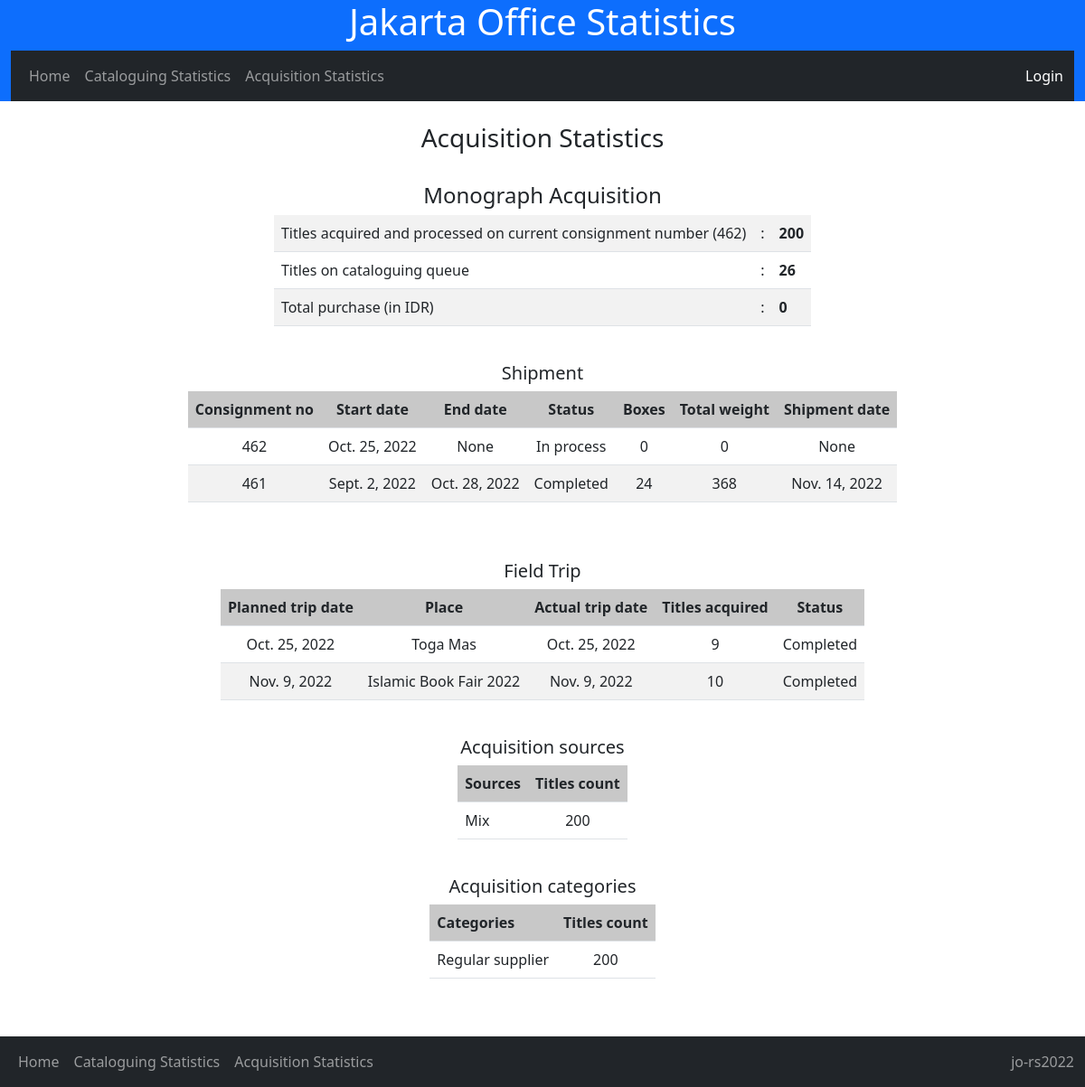
Page /acq_stat/ on the committed database.
### nlajkt_cat_stat/models.py (models this page shows, shortened)
class Consignment(models.Model):
    consign_no = models.IntegerField()
    start_date = models.DateField()
    end_date = models.DateField(blank=True, null=True)
    status = models.CharField(max_length=50, choices=[
        ('Started','Started'),
        ('In process','In process'),
        ('Completed','Completed'),
        ], default='In process')
    box_count = models.IntegerField(default=0)
    total_weight = models.IntegerField(default=0)
    shipment_date = models.DateField(blank=True, null=True)

class Field_trip(models.Model):
    planned_date = models.DateField()
    place = models.ForeignKey(Trip_place, on_delete=models.CASCADE)
    visit_date = models.DateField(blank=True, null=True)
    titles_acquired = models.IntegerField(default=0)
    status = models.CharField(max_length = 100, choices=[
        ('Scheduled','Scheduled'),
        ('Completed','Completed'),
        ('Postponed','Postponed'),
        ('Canceled','Canceled')
    ], default='Scheduled')

class Trip_place(models.Model):
    place_name = models.CharField(max_length = 100)
    address = models.CharField(max_length = 200)
    phone = models.CharField(max_length=50, blank=True, null=True)
    contact_person = models.CharField(max_length=50, blank=True, null=True)
    category = models.CharField(max_length=100, choices=[
        ('Government office','Government office'),
        ('NGO office','NGO office'),
        ('Book fair','Book fair'),
        ('Book store','Book store'),
        ('Personal','Personal'),
        ('Others','Others')
    ],)
    def __str__(self):
        return self.place_name

class Book_source(models.Model):
    name = models.CharField(max_length=100)
    category = models.CharField(max_length=100, choices=[
        ('Regular supplier','Regular supplier'),
        ('Book store','Book store'),
        ('Field trip','Field trip'),
        ('Gift/Exchange','Gift/Exchange')
    ],)

### nlajkt_cat_stat/views.py (the view)
# urls.py: path('acq_stat/', views.acq_stat, name='acq_stat'),
def acq_stat(request):
    acq = Acquisition.objects.all()
    cons = Consignment.objects.all().order_by('-consign_no')
    ftrip = Field_trip.objects.all()
    curcons = Consignment.objects.aggregate(Max('consign_no')).get('consign_no__max')
    catcons = Catalogues.objects.filter(consignment_no = curcons).count()
    total_proc = Acquisition.objects.aggregate(Sum('titles_proc')).get('titles_proc__sum')
    total_expense = Acquisition.objects.aggregate(Sum('value')).get('value__sum')
    bookcount = Catalogues.objects.all().count()
    uncat = total_proc - catcons
    vendor_count = Acquisition.objects.values('vendor__name').annotate(vendorcount=Sum('titles_proc'))
    vendor_cat = Acquisition.objects.values('vendor__category').annotate(vendorcount=Sum('titles_proc'))
    context = {
        'acq' : acq,
        'curcons' : curcons,
        'total_proc' : total_proc,
        'bookcount' : bookcount,
        'vendor_count' : vendor_count,
        'vendor_cat' : vendor_cat,
        'total_expense' : total_expense,
        'cons' : cons,
        'uncat' : uncat,
        'ftrip' : ftrip
    }
    template = loader.get_template('acq_stat.html')
    return HttpResponse(template.render(context, request))

### nlajkt_cat_stat/templates/acq_stat.html
{% extends 'base.html' %}
{% block block1 %}
{% load humanize %}
<br>
<center>
<b><h3>Acquisition Statistics</h3></b>
<br>
<h4>Monograph Acquisition</h4>
<table style="width: auto;" class="table table-striped">
    <tr>
        <td>Titles acquired and processed on current consignment number ({{ curcons }})</td><td>:</td><td><b>{{ total_proc }}</b></td>
    </tr>
    <tr>
        <td>Titles on cataloguing queue </td><td>:</td><td><b> {{ uncat }} </b></td>
    </tr>
    <tr>
    <td>Total purchase (in IDR)</td><td>:</td><td><b> {{ total_expense|intcomma }} </b></td>
    </tr>
</table>
<br>
<h5>Shipment</h5>
<table style="width: auto;" class="table table-striped">
    <tr bgcolor='lightgrey'>
        <td align="center"><b>Consignment no</b></td>
        <td align="center"><b>Start date</b></td>
        <td align="center"><b>End date</b></td>
        <td align="center"><b>Status</b></td>
        <td align="center"><b>Boxes</b></td>
        <td align="center"><b>Total weight</b></td>
        <td align="center"><b>Shipment date</b></td>
    </tr>
    {% for x in cons %}
    <tr>
        <td align="center">{{ x.consign_no }}</td>
        <td align="center">{{ x.start_date }}</td>
        <td align="center">{{ x.end_date }}</td>
        <td align="center">{{ x.status }}</td>
        <td align="center">{{ x.box_count }}</td>
        <td align="center">{{ x.total_weight }}</td>
        <td align="center">{{ x.shipment_date }}</td>
    </tr>
    {% endfor %}
</table>
<br>
<br>
<h5>Field Trip</h5>
<table style="width: auto;" class="table table-striped">
    <tr bgcolor='lightgrey'>
        <td align="center"><b>Planned trip date</b></td>
        <td align="center"><b>Place</b></td>
        <td align="center"><b>Actual trip date</b></td>
        <td align="center"><b>Titles acquired</b></td>
        <td align="center"><b>Status</b></td>
    </tr>
    {% for x in ftrip %}
    <tr>
        <td align="center">{{ x.planned_date }}</td>
        <td align="center">{{ x.place }}</td>
        <td align="center">{{ x.visit_date }}</td>
        <td align="center">{{ x.titles_acquired }}</td>
        <td align="center">{{ x.status }}</td>
    </tr>
    {% endfor %}
</table>
<br>
<h5>Acquisition sources</h5>
<table style="width: auto;" class="table table-striped">
    <tr bgcolor='lightgrey'>
        <td><b>Sources</b></td>
        <td align="center"><b>Titles count</b></td>
    </tr>
    {% for x in vendor_count %}
    <tr>
        <td>{{ x.vendor__name }}</a></td>
        <td align="center">{{ x.vendorcount }}</td>
    </tr>
    {% endfor %}
    </table>
<br>
<h5>Acquisition categories</h5>
<table style="width: auto;" class="table table-striped">
    <tr bgcolor='lightgrey'>
        <td><b>Categories</b></td>
        <td align="center"><b>Titles count</b></td>
    </tr>
    {% for x in vendor_cat %}
    <tr>
        <td>{{ x.vendor__category }}</a></td>
        <td align="center">{{ x.vendorcount }}</td>
    </tr>
    {% endfor %}
</table>
<br><br>
</center>
{% endblock %}

### rows in the picture
Consignment: consign_no "462", start_date "Oct. 25, 2022", end_date "None", status "In process", box_count "0", total_weight "0", shipment_date "None"
Consignment: consign_no "461", start_date "Sept. 2, 2022", end_date "Oct. 28, 2022", status "Completed", box_count "24", total_weight "368", shipment_date "Nov. 14, 2022"
Field_trip: planned_date "Oct. 25, 2022", place "Toga Mas", visit_date "Oct. 25, 2022", titles_acquired "9", status "Completed"
Field_trip: planned_date "Nov. 9, 2022", place "Islamic Book Fair 2022", visit_date "Nov. 9, 2022", titles_acquired "10", status "Completed"
Book_source: vendor__name "Mix", vendorcount "200"

### other values in the picture
{{ curcons }} "462"
{{ total_proc }} "200"
{{ uncat }} "26"
{{ total_expense|intcomma }} "0"
{{ x.vendor__category }} "Regular supplier"
{{ x.vendorcount }} "200"
